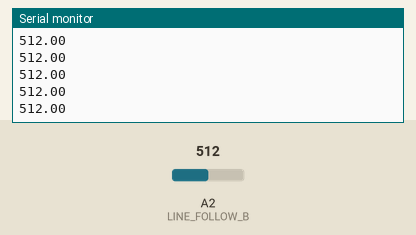
A sketch run on a simulated Arduino Uno, built with avr-gcc and run on an emulated ATmega328P. Parts: the last lines printed to the serial monitor. Inputs (shaded band) come from the test bench; at power-on: A2 (LINE_FOLLOW_B) = 512.

Above: at 1.2 s.
1.3 s: A2 (LINE_FOLLOW_B) set to 716
At 2.3 s:
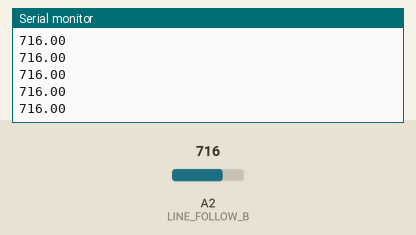
2.8 s: A2 (LINE_FOLLOW_B) set to 900
At 3.6 s:
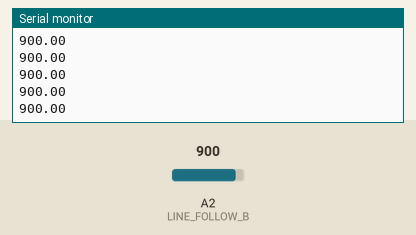
Timing chart, 0 to 5.8 s (numbered marks = the images above; inputs shaded):
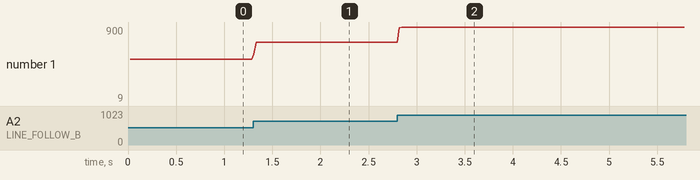

Measured:
- after the input at 1.3 s, the serial monitor: prints a new line at once (image 1)
- after the input at 2.8 s, the serial monitor: prints a new line at once (image 2)
- plotted number 1: 512 → 716 after the input at 1.3 s, 716 → 9 after the input at 2.8 s

The sketch:

ReportingSensor_values.ino
```cpp
#define LINE_FOLLOW_B A2

void setup() {
  // put your setup code here, to run once:
  Serial.begin(9600);
  pinMode(LINE_FOLLOW_B, INPUT);
}

void loop() {
  // put your main code here, to run repeatedly:


  double  total =  0;

  int Delay = 20;
  for (int i = 0; i < Delay; i++)
  {

    //Use a compound assignment operator to total up the LDR values
    //We read the analogue signal from the Analogue input pins specified in the global variable
    total += analogRead(LINE_FOLLOW_B);


    //We delay each iteration in order to get values from a range of time as processing speed
    //would mean that the for loop would get it in a shorter time duration
    delay(1);
  }
  double average =  (total/(double)Delay);
  Serial.println((average));
}
```
